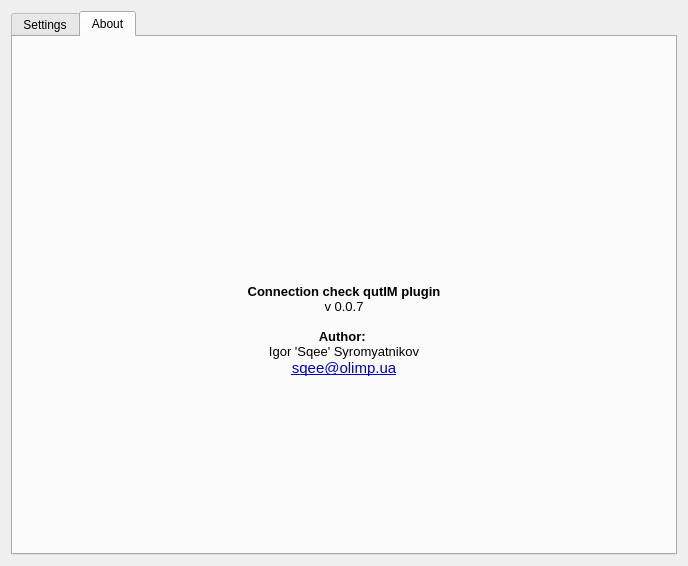
<?xml version="1.0" encoding="UTF-8"?>
<ui version="4.0">
 <class>connectioncheckSettings</class>
 <widget class="QWidget" name="connectioncheckSettings">
  <property name="geometry">
   <rect>
    <x>0</x>
    <y>0</y>
    <width>688</width>
    <height>566</height>
   </rect>
  </property>
  <property name="sizePolicy">
   <sizepolicy hsizetype="Preferred" vsizetype="Preferred">
    <horstretch>0</horstretch>
    <verstretch>0</verstretch>
   </sizepolicy>
  </property>
  <property name="windowTitle">
   <string>Settings</string>
  </property>
  <layout class="QVBoxLayout" name="verticalLayout_2">
   <item>
    <widget class="QTabWidget" name="connectioncheckTab">
     <property name="sizePolicy">
      <sizepolicy hsizetype="Preferred" vsizetype="Preferred">
       <horstretch>0</horstretch>
       <verstretch>0</verstretch>
      </sizepolicy>
     </property>
     <property name="currentIndex">
      <number>1</number>
     </property>
     <widget class="QWidget" name="settingsTab">
      <attribute name="title">
       <string>Settings</string>
      </attribute>
      <layout class="QVBoxLayout" name="verticalLayout">
       <item>
        <layout class="QGridLayout" name="settingsLayout">
         <item row="0" column="0">
          <widget class="QGroupBox" name="activeBox">
           <property name="sizePolicy">
            <sizepolicy hsizetype="Preferred" vsizetype="Preferred">
             <horstretch>0</horstretch>
             <verstretch>0</verstretch>
            </sizepolicy>
           </property>
           <property name="title">
            <string>Plugin status:</string>
           </property>
           <widget class="QRadioButton" name="activeRadio">
            <property name="geometry">
             <rect>
              <x>20</x>
              <y>30</y>
              <width>98</width>
              <height>25</height>
             </rect>
            </property>
            <property name="sizePolicy">
             <sizepolicy hsizetype="Preferred" vsizetype="Preferred">
              <horstretch>0</horstretch>
              <verstretch>0</verstretch>
             </sizepolicy>
            </property>
            <property name="text">
             <string>Enabled</string>
            </property>
           </widget>
           <widget class="QRadioButton" name="deactiveRadio">
            <property name="geometry">
             <rect>
              <x>20</x>
              <y>60</y>
              <width>98</width>
              <height>25</height>
             </rect>
            </property>
            <property name="sizePolicy">
             <sizepolicy hsizetype="Preferred" vsizetype="Preferred">
              <horstretch>0</horstretch>
              <verstretch>0</verstretch>
             </sizepolicy>
            </property>
            <property name="text">
             <string>Disabled</string>
            </property>
           </widget>
          </widget>
         </item>
         <item row="0" column="1">
          <widget class="QGroupBox" name="methodBox">
           <property name="sizePolicy">
            <sizepolicy hsizetype="Preferred" vsizetype="Preferred">
             <horstretch>0</horstretch>
             <verstretch>0</verstretch>
            </sizepolicy>
           </property>
           <property name="title">
            <string>Check method:</string>
           </property>
           <widget class="QCheckBox" name="routeBox">
            <property name="geometry">
             <rect>
              <x>20</x>
              <y>30</y>
              <width>86</width>
              <height>24</height>
             </rect>
            </property>
            <property name="sizePolicy">
             <sizepolicy hsizetype="Preferred" vsizetype="Preferred">
              <horstretch>0</horstretch>
              <verstretch>0</verstretch>
             </sizepolicy>
            </property>
            <property name="text">
             <string>Route table</string>
            </property>
           </widget>
           <widget class="QCheckBox" name="pingBox">
            <property name="geometry">
             <rect>
              <x>20</x>
              <y>60</y>
              <width>86</width>
              <height>24</height>
             </rect>
            </property>
            <property name="sizePolicy">
             <sizepolicy hsizetype="Preferred" vsizetype="Preferred">
              <horstretch>0</horstretch>
              <verstretch>0</verstretch>
             </sizepolicy>
            </property>
            <property name="text">
             <string>Ping</string>
            </property>
           </widget>
          </widget>
         </item>
         <item row="1" column="0">
          <widget class="QLabel" name="periodLabel">
           <property name="text">
            <string>Check period (sec.):</string>
           </property>
          </widget>
         </item>
         <item row="1" column="1">
          <widget class="QSpinBox" name="periodBox">
           <property name="sizePolicy">
            <sizepolicy hsizetype="Preferred" vsizetype="Maximum">
             <horstretch>0</horstretch>
             <verstretch>0</verstretch>
            </sizepolicy>
           </property>
           <property name="minimum">
            <number>10</number>
           </property>
           <property name="maximum">
            <number>120</number>
           </property>
          </widget>
         </item>
        </layout>
       </item>
       <item>
        <widget class="QLabel" name="label">
         <property name="text">
          <string/>
         </property>
        </widget>
       </item>
      </layout>
     </widget>
     <widget class="QWidget" name="aboutTab">
      <attribute name="title">
       <string>About</string>
      </attribute>
      <layout class="QGridLayout" name="gridLayoutAbout">
       <item row="0" column="0">
        <widget class="QLabel" name="labelAbout">
         <property name="text">
          <string>&lt;!DOCTYPE HTML PUBLIC &quot;-//W3C//DTD HTML 4.0//EN&quot; &quot;http://www.w3.org/TR/REC-html40/strict.dtd&quot;&gt;
&lt;html&gt;&lt;head&gt;&lt;meta name=&quot;qrichtext&quot; content=&quot;1&quot; /&gt;&lt;style type=&quot;text/css&quot;&gt;
p, li { white-space: pre-wrap; }
&lt;/style&gt;&lt;/head&gt;&lt;body style=&quot; font-family:'Liberation Serif'; font-size:11pt; font-weight:400; font-style:normal;&quot;&gt;
&lt;p align=&quot;center&quot; style=&quot;-qt-paragraph-type:empty; margin-top:0px; margin-bottom:0px; margin-left:0px; margin-right:0px; -qt-block-indent:0; text-indent:0px;&quot;&gt;&lt;/p&gt;
&lt;p align=&quot;center&quot; style=&quot;-qt-paragraph-type:empty; margin-top:0px; margin-bottom:0px; margin-left:0px; margin-right:0px; -qt-block-indent:0; text-indent:0px;&quot;&gt;&lt;/p&gt;
&lt;p align=&quot;center&quot; style=&quot; margin-top:0px; margin-bottom:0px; margin-left:0px; margin-right:0px; -qt-block-indent:0; text-indent:0px;&quot;&gt;  &lt;img src=&quot;:/icons/connectioncheck.png&quot; /&gt;&lt;/p&gt;
&lt;p align=&quot;center&quot; style=&quot;-qt-paragraph-type:empty; margin-top:0px; margin-bottom:0px; margin-left:0px; margin-right:0px; -qt-block-indent:0; text-indent:0px;&quot;&gt;&lt;/p&gt;
&lt;p align=&quot;center&quot; style=&quot; margin-top:0px; margin-bottom:0px; margin-left:0px; margin-right:0px; -qt-block-indent:0; text-indent:0px;&quot;&gt;&lt;span style=&quot; font-family:'Bitstream Vera Sans'; font-size:10pt; font-weight:600;&quot;&gt;Connection check qutIM plugin&lt;/span&gt;&lt;/p&gt;
&lt;p align=&quot;center&quot; style=&quot; margin-top:0px; margin-bottom:0px; margin-left:0px; margin-right:0px; -qt-block-indent:0; text-indent:0px;&quot;&gt;&lt;span style=&quot; font-family:'Bitstream Vera Sans'; font-size:10pt;&quot;&gt;v 0.0.7&lt;/span&gt;&lt;/p&gt;
&lt;p align=&quot;center&quot; style=&quot;-qt-paragraph-type:empty; margin-top:0px; margin-bottom:0px; margin-left:0px; margin-right:0px; -qt-block-indent:0; text-indent:0px; font-family:'Bitstream Vera Sans'; font-size:10pt;&quot;&gt;&lt;/p&gt;
&lt;p align=&quot;center&quot; style=&quot; margin-top:0px; margin-bottom:0px; margin-left:0px; margin-right:0px; -qt-block-indent:0; text-indent:0px;&quot;&gt;&lt;span style=&quot; font-family:'Bitstream Vera Sans'; font-size:10pt; font-weight:600;&quot;&gt;Author: &lt;/span&gt;&lt;/p&gt;
&lt;p align=&quot;center&quot; style=&quot; margin-top:0px; margin-bottom:0px; margin-left:0px; margin-right:0px; -qt-block-indent:0; text-indent:0px;&quot;&gt;&lt;span style=&quot; font-family:'Bitstream Vera Sans'; font-size:10pt;&quot;&gt;Igor 'Sqee' Syromyatnikov&lt;/span&gt;&lt;/p&gt;
&lt;p align=&quot;center&quot; style=&quot; margin-top:0px; margin-bottom:0px; margin-left:0px; margin-right:0px; -qt-block-indent:0; text-indent:0px;&quot;&gt;&lt;a href=&quot;mailto:sqee@olimp.ua&quot;&gt;&lt;span style=&quot; text-decoration: underline; color:#0000c0;&quot;&gt;sqee@olimp.ua&lt;/span&gt;&lt;/a&gt;&lt;/p&gt;&lt;/body&gt;&lt;/html&gt;</string>
         </property>
        </widget>
       </item>
      </layout>
     </widget>
    </widget>
   </item>
  </layout>
 </widget>
 <resources>
  <include location="connectioncheck.qrc"/>
 </resources>
 <connections/>
</ui>
